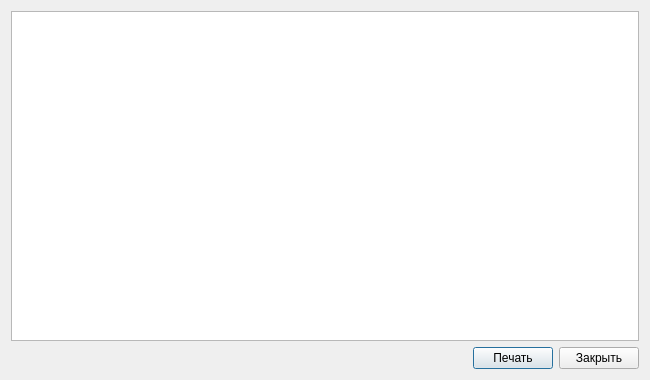
<?xml version="1.0" encoding="UTF-8"?>
<ui version="4.0">
 <class>ReportContinent</class>
 <widget class="QDialog" name="ReportContinent">
  <property name="geometry">
   <rect>
    <x>0</x>
    <y>0</y>
    <width>650</width>
    <height>380</height>
   </rect>
  </property>
  <property name="windowTitle">
   <string>Отчет по отработанным континентам</string>
  </property>
  <layout class="QGridLayout" name="gridLayout">
   <item row="0" column="0">
    <widget class="QTableView" name="tableView">
     <property name="selectionBehavior">
      <enum>QAbstractItemView::SelectRows</enum>
     </property>
    </widget>
   </item>
   <item row="1" column="0">
    <layout class="QHBoxLayout" name="horizontalLayout">
     <item>
      <spacer name="horizontalSpacer">
       <property name="orientation">
        <enum>Qt::Horizontal</enum>
       </property>
       <property name="sizeHint" stdset="0">
        <size>
         <width>40</width>
         <height>20</height>
        </size>
       </property>
      </spacer>
     </item>
     <item>
      <widget class="QPushButton" name="PrintButton">
       <property name="text">
        <string>Печать</string>
       </property>
      </widget>
     </item>
     <item>
      <widget class="QPushButton" name="CloseButton">
       <property name="text">
        <string>Закрыть</string>
       </property>
      </widget>
     </item>
    </layout>
   </item>
  </layout>
 </widget>
 <resources/>
 <connections/>
</ui>
